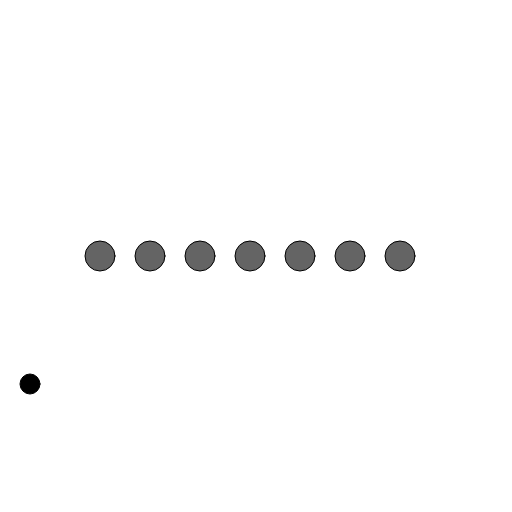
Frame 1 (no input)
Frame 60 (no input): identical to frame 1, image omitted
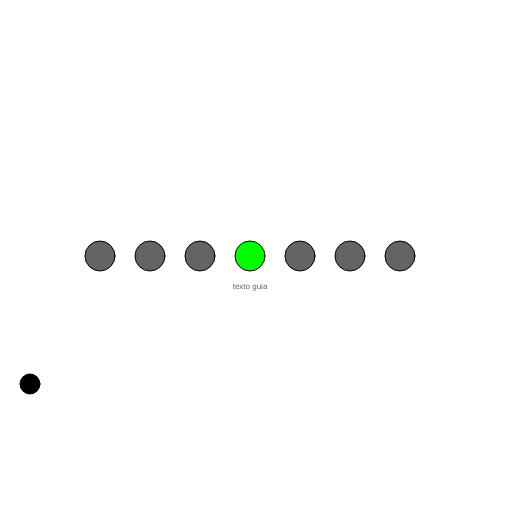
Frame 120 (the mouse pressed at the canvas centre since frame 60)

The p5.js sketch that drew these frames (run headless with seeded random() and noise() and a simulated clock; from frame 60 on, the mouse is pressed at the canvas centre):

// p5.js sketch
// ── sketch.js
let botonInfo; //un boton solo para desplegar información de texto en un cuadrito
let botones = [];
let info; //string

function setup() {
  createCanvas(512, 512);
  info = "informacion sobre mi proyecto\nMe encanta mi proyecto\nMi proyecto es hermoso";

  botonInfo = new Boton(30, height-height/4, 20, 20, color(0), "más información", "ACTIVO");
  
  for (let i = 0; i < 7; ++i) {
    botones[i] = new Boton(100 + 50*i, width/2, 30, 30, color(100), "texto guia", "ACTIVO");
  }
}

function draw() {
  background(255);

  for (let i = 0; i < botones.length; ++i) {
    botones[i].dibuja();
  }

  botonInfo.dibuja();
  
  //podemos ver el estado del botón (verdadero o falso), en base a eso desplegamos o no el cuadrito de información
  //la información se dibuja a traves de la función dibujarInfo()
  if (botonInfo.activo) {
    dibujarInfo(30, height - height/4, width/2, height/4 -30);
  }
}

function mousePressed() {
  //cuando apretamos mouse, llamamos al método clickea() de cada botón.
  for (let i = 0; i < botones.length; ++i) {
    botones[i].clickea();
  }
  botonInfo.clickea();
}

function dibujarInfo(px, py, tx, ty) {
  fill(0, 100);
  rect(px, py, tx, ty);
  fill(255);
  textAlign(LEFT);
  text(info, px + 30, py + 30 );
}

/*
Esta es la clase Botón.
 Tiene posicion, tamaño, color inactivo, color activo
 Además dibuja Texto de info (en rollover) y Texto para cuando está activo
 Todos estos parámetros se definen desde fuera de la clase
 */

class Boton {

  constructor(px, py, tx, ty, c, t1, t2) {
    this.posX = px;
    this.posY = py;
    this.tamX = tx;
    this.tamY = ty;
    this.colBase = c; 
    this.texto1 = t1;
    this.texto2 = t2;

    this.activo = false;
    this.over = false;
  }

  dibuja() {
    this.estoyEncima(); //antes que nada verificar si el mouse está encima de este botón

    push();
    translate(this.posX, this.posY);
    //si está encima (rollover)
    if (this.over) {
      if (this.activo) {
        this.col = color(255, 0, 0);
      } else {
        this.col = color(0, 255, 0);
      }
      textAlign(CENTER);
      textSize(8);
      fill(100);
      text(this.texto1, 0, this.tamY*1.1);
    } else {
      this.col = this.colBase;
    }

    //si su estado es activo
    if (this.activo) {
      textAlign(CENTER);
      textSize(10);
      fill(0);
      text(this.texto2, 0, this.tamY * 1.5);
      fill(this.col/2);
      ellipse(0, 0, this.tamX*1.2, this.tamY*1.2);
    }

    fill(this.col);
    ellipse(0, 0, this.tamX, this.tamY);

    pop();
    
  }

  estoyEncima() {
    let distancia = dist(mouseX, mouseY, this.posX, this.posY);
    if (distancia < this.tamX/2) {
      this.over = true;
    } else {
      this.over = false;
    }
  }

  clickea() {
    //si el mouse está encima al ser clickeado, el estado de la booleana "activo" cambia de estado
    //si era falso, pasa a verdadero, y viceversa
    if (this.over) {
      this.activo = !this.activo;
    }
  }
}
